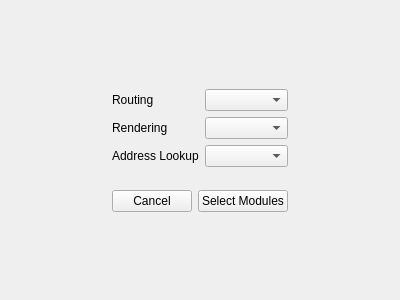
<?xml version="1.0" encoding="UTF-8"?>
<ui version="4.0">
 <class>MapModulesWidget</class>
 <widget class="QWidget" name="MapModulesWidget">
  <property name="geometry">
   <rect>
    <x>0</x>
    <y>0</y>
    <width>400</width>
    <height>300</height>
   </rect>
  </property>
  <property name="windowTitle">
   <string>Module Selection</string>
  </property>
  <layout class="QGridLayout" name="gridLayout">
   <item row="0" column="1">
    <spacer name="verticalSpacer">
     <property name="orientation">
      <enum>Qt::Vertical</enum>
     </property>
     <property name="sizeHint" stdset="0">
      <size>
       <width>20</width>
       <height>40</height>
      </size>
     </property>
    </spacer>
   </item>
   <item row="1" column="0">
    <spacer name="horizontalSpacer_2">
     <property name="orientation">
      <enum>Qt::Horizontal</enum>
     </property>
     <property name="sizeHint" stdset="0">
      <size>
       <width>79</width>
       <height>123</height>
      </size>
     </property>
    </spacer>
   </item>
   <item row="1" column="1">
    <layout class="QVBoxLayout" name="verticalLayout">
     <item>
      <layout class="QFormLayout" name="formLayout">
       <property name="fieldGrowthPolicy">
        <enum>QFormLayout::AllNonFixedFieldsGrow</enum>
       </property>
       <property name="rowWrapPolicy">
        <enum>QFormLayout::WrapLongRows</enum>
       </property>
       <item row="0" column="0">
        <widget class="QLabel" name="label">
         <property name="text">
          <string>Routing</string>
         </property>
        </widget>
       </item>
       <item row="0" column="1">
        <widget class="QComboBox" name="routing"/>
       </item>
       <item row="1" column="0">
        <widget class="QLabel" name="label_2">
         <property name="text">
          <string>Rendering</string>
         </property>
        </widget>
       </item>
       <item row="1" column="1">
        <widget class="QComboBox" name="rendering"/>
       </item>
       <item row="2" column="0">
        <widget class="QLabel" name="label_3">
         <property name="text">
          <string>Address Lookup</string>
         </property>
        </widget>
       </item>
       <item row="2" column="1">
        <widget class="QComboBox" name="addressLookup"/>
       </item>
      </layout>
     </item>
     <item>
      <layout class="QHBoxLayout" name="horizontalLayout">
       <item>
        <widget class="QPushButton" name="cancel">
         <property name="text">
          <string>Cancel</string>
         </property>
        </widget>
       </item>
       <item>
        <widget class="QPushButton" name="select">
         <property name="text">
          <string>Select Modules</string>
         </property>
        </widget>
       </item>
      </layout>
     </item>
    </layout>
   </item>
   <item row="1" column="2">
    <spacer name="horizontalSpacer">
     <property name="orientation">
      <enum>Qt::Horizontal</enum>
     </property>
     <property name="sizeHint" stdset="0">
      <size>
       <width>78</width>
       <height>20</height>
      </size>
     </property>
    </spacer>
   </item>
   <item row="2" column="1">
    <spacer name="verticalSpacer_2">
     <property name="orientation">
      <enum>Qt::Vertical</enum>
     </property>
     <property name="sizeHint" stdset="0">
      <size>
       <width>20</width>
       <height>40</height>
      </size>
     </property>
    </spacer>
   </item>
  </layout>
 </widget>
 <resources/>
 <connections/>
</ui>
